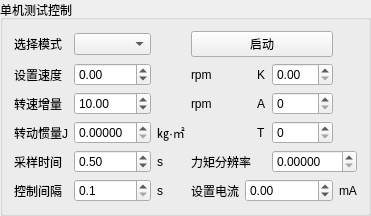
         <widget class="QGroupBox" name="groupBox_21">
          <property name="title">
           <string>单机测试控制</string>
          </property>
          <layout class="QGridLayout" name="gridLayout_29">
           <item row="0" column="0">
            <widget class="QLabel" name="label_153">
             <property name="sizePolicy">
              <sizepolicy hsizetype="Fixed" vsizetype="Preferred">
               <horstretch>0</horstretch>
               <verstretch>0</verstretch>
              </sizepolicy>
             </property>
             <property name="text">
              <string>选择模式</string>
             </property>
            </widget>
           </item>
           <item row="0" column="1">
            <widget class="QComboBox" name="comboBox_motor_test_mode_5">
             <property name="maximumSize">
              <size>
               <width>100</width>
               <height>16777215</height>
              </size>
             </property>
            </widget>
           </item>
           <item row="1" column="0">
            <widget class="QLabel" name="label_setval_5">
             <property name="sizePolicy">
              <sizepolicy hsizetype="Fixed" vsizetype="Preferred">
               <horstretch>0</horstretch>
               <verstretch>0</verstretch>
              </sizepolicy>
             </property>
             <property name="text">
              <string>设置速度</string>
             </property>
            </widget>
           </item>
           <item row="1" column="1">
            <widget class="QDoubleSpinBox" name="doubleSpinBox_motor_test_spd_5">
             <property name="maximumSize">
              <size>
               <width>100</width>
               <height>16777215</height>
              </size>
             </property>
             <property name="minimum">
              <double>-9000.000000000000000</double>
             </property>
             <property name="maximum">
              <double>9000.000000000000000</double>
             </property>
             <property name="singleStep">
              <double>1.000000000000000</double>
             </property>
            </widget>
           </item>
           <item row="1" column="3">
            <widget class="QLabel" name="label_5_5">
             <property name="text">
              <string>rpm</string>
             </property>
            </widget>
           </item>
           <item row="1" column="5">
            <widget class="QLabel" name="label_154">
             <property name="text">
              <string>K</string>
             </property>
            </widget>
           </item>
           <item row="1" column="6">
            <widget class="QDoubleSpinBox" name="doubleSpinBox_sin_K_5"/>
           </item>
           <item row="2" column="0">
            <widget class="QLabel" name="label_148">
             <property name="text">
              <string>转速增量</string>
             </property>
            </widget>
           </item>
           <item row="2" column="1">
            <widget class="QDoubleSpinBox" name="doubleSpinBox_motor_test_acc_5">
             <property name="minimum">
              <double>-500.000000000000000</double>
             </property>
             <property name="maximum">
              <double>500.000000000000000</double>
             </property>
             <property name="singleStep">
              <double>1.000000000000000</double>
             </property>
             <property name="value">
              <double>10.000000000000000</double>
             </property>
            </widget>
           </item>
           <item row="2" column="3">
            <widget class="QLabel" name="label_150">
             <property name="text">
              <string>rpm</string>
             </property>
            </widget>
           </item>
           <item row="2" column="5">
            <widget class="QLabel" name="label_149">
             <property name="text">
              <string>A</string>
             </property>
            </widget>
           </item>
           <item row="2" column="6">
            <widget class="QSpinBox" name="spinBox_sin_A_5">
             <property name="maximum">
              <number>10000</number>
             </property>
            </widget>
           </item>
           <item row="3" column="0">
            <widget class="QLabel" name="label_280">
             <property name="text">
              <string>转动惯量J</string>
             </property>
            </widget>
           </item>
           <item row="3" column="1">
            <widget class="QDoubleSpinBox" name="doubleSpinBox_J_5">
             <property name="decimals">
              <number>5</number>
             </property>
             <property name="singleStep">
              <double>0.000100000000000</double>
             </property>
             <property name="value">
              <double>0.000000000000000</double>
             </property>
            </widget>
           </item>
           <item row="3" column="2">
            <widget class="QLabel" name="label_282">
             <property name="text">
              <string>㎏·㎡</string>
             </property>
            </widget>
           </item>
           <item row="3" column="5">
            <widget class="QLabel" name="label_155">
             <property name="text">
              <string>T</string>
             </property>
            </widget>
           </item>
           <item row="3" column="6">
            <widget class="QSpinBox" name="spinBox_sin_T_5">
             <property name="maximum">
              <number>9999</number>
             </property>
            </widget>
           </item>
           <item row="4" column="0">
            <widget class="QLabel" name="label_151">
             <property name="text">
              <string>采样时间</string>
             </property>
            </widget>
           </item>
           <item row="4" column="1">
            <widget class="QDoubleSpinBox" name="doubleSpinBox_moto_test_time_5">
             <property name="minimum">
              <double>0.050000000000000</double>
             </property>
             <property name="maximum">
              <double>1.000000000000000</double>
             </property>
             <property name="singleStep">
              <double>0.050000000000000</double>
             </property>
             <property name="value">
              <double>0.500000000000000</double>
             </property>
            </widget>
           </item>
           <item row="4" column="2">
            <widget class="QLabel" name="label_152">
             <property name="text">
              <string>s</string>
             </property>
            </widget>
           </item>
           <item row="4" column="3" colspan="2">
            <widget class="QLabel" name="label_325">
             <property name="text">
              <string>力矩分辨率</string>
             </property>
            </widget>
           </item>
           <item row="4" column="6" colspan="2">
            <widget class="QDoubleSpinBox" name="doubleSpinBox_lj_resolution_ratio_5">
             <property name="decimals">
              <number>5</number>
             </property>
             <property name="singleStep">
              <double>0.001000000000000</double>
             </property>
             <property name="value">
              <double>0.000000000000000</double>
             </property>
            </widget>
           </item>
           <item row="5" column="0">
            <widget class="QLabel" name="label_281">
             <property name="text">
              <string>控制间隔</string>
             </property>
            </widget>
           </item>
           <item row="5" column="1">
            <widget class="QDoubleSpinBox" name="doubleSpinBox_test_interval_5">
             <property name="decimals">
              <number>1</number>
             </property>
             <property name="minimum">
              <double>0.100000000000000</double>
             </property>
             <property name="maximum">
              <double>0.500000000000000</double>
             </property>
             <property name="singleStep">
              <double>0.100000000000000</double>
             </property>
             <property name="value">
              <double>0.100000000000000</double>
             </property>
            </widget>
           </item>
           <item row="5" column="2">
            <widget class="QLabel" name="label_283">
             <property name="text">
              <string>s</string>
             </property>
            </widget>
           </item>
           <item row="5" column="3">
            <widget class="QLabel" name="label_setval_11">
             <property name="sizePolicy">
              <sizepolicy hsizetype="Fixed" vsizetype="Preferred">
               <horstretch>0</horstretch>
               <verstretch>0</verstretch>
              </sizepolicy>
             </property>
             <property name="text">
              <string>设置电流</string>
             </property>
            </widget>
           </item>
           <item row="5" column="4" colspan="3">
            <widget class="QDoubleSpinBox" name="doubleSpinBox_motor_test_cur_5">
             <property name="maximumSize">
              <size>
               <width>100</width>
               <height>16777215</height>
              </size>
             </property>
             <property name="minimum">
              <double>-550.000000000000000</double>
             </property>
             <property name="maximum">
              <double>550.000000000000000</double>
             </property>
             <property name="singleStep">
              <double>1.000000000000000</double>
             </property>
            </widget>
           </item>
           <item row="5" column="7">
            <widget class="QLabel" name="label_5_11">
             <property name="text">
              <string>mA</string>
             </property>
            </widget>
           </item>
           <item row="0" column="3" colspan="4">
            <widget class="QPushButton" name="pushButton_single_test_mode_5">
             <property name="text">
              <string>启动</string>
             </property>
            </widget>
           </item>
          </layout>
         </widget>
